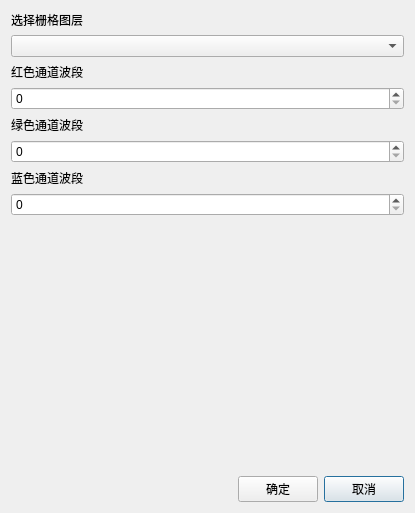
<?xml version="1.0" encoding="UTF-8"?>
<ui version="4.0">
 <class>TFColorDisplayClass</class>
 <widget class="QDialog" name="TFColorDisplayClass">
  <property name="geometry">
   <rect>
    <x>0</x>
    <y>0</y>
    <width>415</width>
    <height>513</height>
   </rect>
  </property>
  <property name="windowTitle">
   <string>真/假彩色显示</string>
  </property>
  <layout class="QGridLayout" name="gridLayout">
   <item row="10" column="2">
    <widget class="QPushButton" name="pushButton">
     <property name="text">
      <string>取消</string>
     </property>
    </widget>
   </item>
   <item row="10" column="1">
    <widget class="QPushButton" name="pushButton_2">
     <property name="text">
      <string>确定</string>
     </property>
    </widget>
   </item>
   <item row="10" column="0">
    <spacer name="horizontalSpacer">
     <property name="orientation">
      <enum>Qt::Horizontal</enum>
     </property>
     <property name="sizeHint" stdset="0">
      <size>
       <width>40</width>
       <height>20</height>
      </size>
     </property>
    </spacer>
   </item>
   <item row="8" column="2">
    <spacer name="verticalSpacer">
     <property name="orientation">
      <enum>Qt::Vertical</enum>
     </property>
     <property name="sizeHint" stdset="0">
      <size>
       <width>20</width>
       <height>40</height>
      </size>
     </property>
    </spacer>
   </item>
   <item row="8" column="1">
    <spacer name="verticalSpacer_2">
     <property name="orientation">
      <enum>Qt::Vertical</enum>
     </property>
     <property name="sizeHint" stdset="0">
      <size>
       <width>20</width>
       <height>40</height>
      </size>
     </property>
    </spacer>
   </item>
   <item row="7" column="0" colspan="3">
    <widget class="QSpinBox" name="spinBox_3"/>
   </item>
   <item row="6" column="0" colspan="3">
    <widget class="QLabel" name="label_4">
     <property name="text">
      <string>蓝色通道波段</string>
     </property>
    </widget>
   </item>
   <item row="5" column="0" colspan="3">
    <widget class="QSpinBox" name="spinBox_2"/>
   </item>
   <item row="4" column="0" colspan="3">
    <widget class="QLabel" name="label_3">
     <property name="text">
      <string>绿色通道波段</string>
     </property>
    </widget>
   </item>
   <item row="3" column="0" colspan="3">
    <widget class="QSpinBox" name="spinBox"/>
   </item>
   <item row="2" column="0" colspan="3">
    <widget class="QLabel" name="label_2">
     <property name="text">
      <string>红色通道波段</string>
     </property>
    </widget>
   </item>
   <item row="1" column="0" colspan="3">
    <widget class="QComboBox" name="comboBox"/>
   </item>
   <item row="0" column="0" colspan="3">
    <widget class="QLabel" name="label">
     <property name="text">
      <string>选择栅格图层</string>
     </property>
    </widget>
   </item>
  </layout>
 </widget>
 <layoutdefault spacing="6" margin="11"/>
 <resources/>
 <connections/>
</ui>
